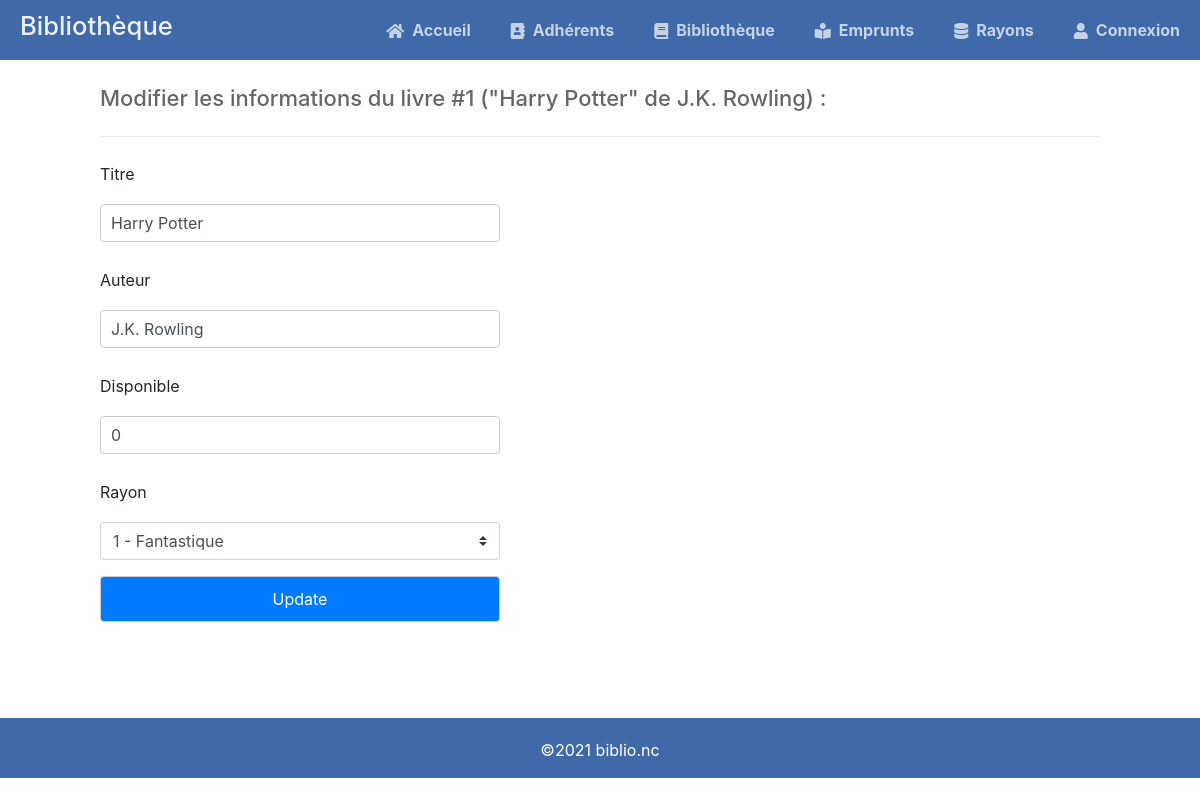
Screenshot of /livre-update.php?id=1 with the database file from the repository.
### tables this page shows
CREATE TABLE `livre` (
  `id` int(11) NOT NULL,
  `titre` varchar(255) NOT NULL,
  `auteur` varchar(100) NOT NULL,
  `disponible` tinyint(1) NOT NULL,
  `id_rayon` int(11) NOT NULL
);

### livre-update.php (the view, shortened to what this page needs)
<?php
    include 'functions_custom.php';
    $pdo = pdo_connect_mysql();
    if (isset($_GET['id'])) {
        $pdo_stmt = $pdo->prepare('SELECT * FROM livre WHERE id = ?');
        $pdo_stmt->execute([$_GET['id']]);
        $livre = $pdo_stmt->fetch(PDO::FETCH_ASSOC);
    } else {
            exit('Pas d\'ID spécifié');
    }
?>
<?php echo template_header('Livre/Update'); ?>
    <div class="content update">
        <h2>Modifier les informations du livre #<?php echo $livre['id'] ?> ("<?php echo $livre['titre'] ?>" de <?php echo $livre['auteur']?>) :</h2>
        <form action="livre-update.php?id=<?php echo $livre["id"] ?>" method="POST" style="display:block">
            <div class="form-group">
                <label for="titre">Titre</label>
                <input type="text" class="form-control" name="titre" value="<?php echo $livre['titre'] ?>" id="titre">
            </div>
            <div class="form-group">
                <label for="auteur">Auteur</label>
                <input type="text" class="form-control" name="auteur" value="<?php echo $livre['auteur'] ?>" id="auteur">
            </div>
            <div class="form-group">
                <label for="disponible">Disponible</label>
                <input type="text" class="form-control" name="disponible" value="<?php echo $livre['disponible'] ?>" id="disponible">
            </div>
            <div class="form-group">
                <label for="id_rayon">Rayon</label>
                <select class="custom-select" id="id_rayon" name="id_rayon" style="width:400px;display:block;">
                    <?php
                        $sql = "SELECT rayon.id, rayon.nom FROM rayon";
                        if ($pdo_stmt = $pdo->query($sql)) {
                            while ($rayons = $pdo_stmt->fetchAll(PDO::FETCH_ASSOC)) {
                                foreach ($rayons as $rayon) :
                                    echo "<option class=\"form-control\" value=\"".$rayon['id']."\">".$rayon['id']." - ".$rayon['nom']."</option>";
                                endforeach;
                            }
                        }
                    ?>
                </select>
            </div>
            <div class="form-group">
                <input type="submit" class="btn btn-primary" value="Update">
            </div>
        </form>
    </div>
<?php echo template_footer(); ?>

### style.css (style rules this page uses)
* { box-sizing: border-box; font-family: -apple-system, BlinkMacSystemFont, 'segoe ui', roboto, oxygen, ubuntu, cantarell, 'fira sans', 'droid sans', 'helvetica neue', Arial, sans-serif; font-size: 16px; -webkit-font-smoothing: antialiased; -moz-osx-font-smoothing: grayscale; }
body { background-color: #ffffff; margin: 0; }
.content { width: 1000px; margin: 0 auto; }
.content h2 { margin: 0; padding: 25px 0; font-size: 22px; border-bottom: 1px solid #ebebeb; color: #666666; }
.update form { padding: 15px 0; display: flex; flex-flow: wrap; }
.update form label { display: inline-flex; width: 400px; padding: 10px 0; margin-right: 25px; }
.update form input { padding: 10px; width: 400px; margin-right: 25px; margin-bottom: 15px; border: 1px solid #cccccc; }

### rows the page displays
livre: id "1", titre "Harry Potter", auteur "J.K. Rowling", disponible "0"

### other values shown
form field id_rayon "1 - Fantastique"
